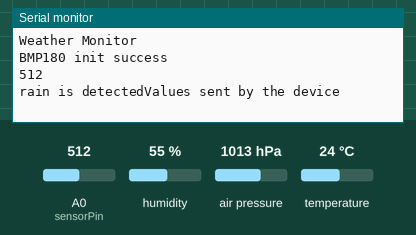
Recording of a sketch running on a simulated Arduino Uno, built with avr-gcc and run on an emulated ATmega328P. Parts: the last lines printed to the serial monitor. The test bench sets the inputs (shaded band); at power-on: A0 (sensorPin) = 512, humidity 55 %, air pressure 1013 hPa, temperature 24 °C.

Above: at 3.4 s.
3.5 s: A0 (sensorPin) set to 683
At 5.9 s:
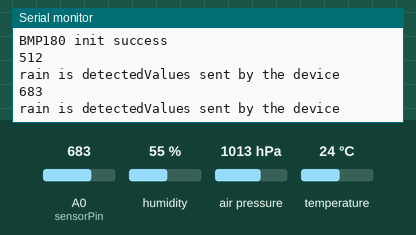
6.1 s: A0 (sensorPin) set to 714
At 8.7 s:
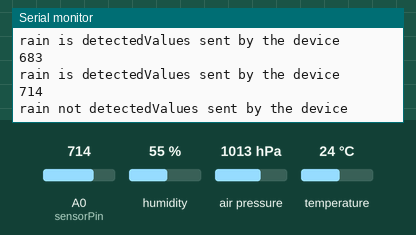
Timing chart, 0 to 10.2 s (numbered marks = the images above; inputs shaded):
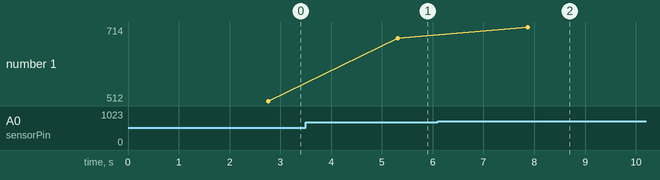

The sketch:

Weather_Station_With_Node_MCU.ino
```cpp
/****************************************
* Include Libraries
****************************************/

#include "Ubidots.h"
#include "DHT.h"        // including the library of DHT11 temperature and humidity sensor
#include <SFE_BMP180.h>
#include <Wire.h>


/****************************************
* Define Instances and Constants
****************************************/

const char* UBIDOTS_TOKEN = "BBFF-GH7wFrp9hSNQ0bMaiwAGTUebM3deal";  // Put here your Ubidots TOKEN
const char* WIFI_SSID = "NovaTech";      // Put here your Wi-Fi SSID
const char* WIFI_PASS = "1234meme";      // Put here your Wi-Fi password
int sensorPin = A0;    // input for rain sensor
int sensorValue = 0;  // variable to store the value coming from sensor Rain sensor

// You will need to create an SFE_BMP180 object, here called "pressure":

SFE_BMP180 pressure;
 #define DHTTYPE DHT11   // DHT 11
#define ALTITUDE 1795 //altitude of Nairobi in Meters

#define dht_dpin 0
Ubidots ubidots(UBIDOTS_TOKEN, UBI_HTTP);


DHT dht(dht_dpin, DHTTYPE);

void setup() {

  Serial.begin(9600);
  ubidots.wifiConnect(WIFI_SSID, WIFI_PASS);
  // ubidots.setDebug(true);  // Uncomment this line for printing debug  messages
  dht.begin();
  Serial.println("Weather Monitor\n\n");
  if (pressure.begin())
    Serial.println("BMP180 init success");
  else
  {
    // Oops, something went wrong, this is usually a connection problem,
    // see the comments at the top of this sketch for the proper connections.

    Serial.println("BMP180 init fail\n\n");
    while(1); // Pause forever.
  }
  delay(700);
}

float * BMP180_Readings(){
  float readings[4];
  char status;
  double T,P,p0,a;

  // Loop here getting pressure readings every 10 seconds.

  // If you want sea-level-compensated pressure, as used in weather reports,
  // you will need to know the altitude at which your measurements are taken.
  // We're using a constant called ALTITUDE in this sketch:


//  Serial.print(ALTITUDE*3.28084,0);
//  Serial.println(" feet");

  // If you want to measure altitude, and not pressure, you will instead need
  // to provide a known baseline pressure. This is shown at the end of the sketch.

  // You must first get a temperature measurement to perform a pressure reading.

  // Start a temperature measurement:
  // If request is successful, the number of ms to wait is returned.
  // If request is unsuccessful, 0 is returned.

  status = pressure.startTemperature();
  if (status != 0)
  {
    // Wait for the measurement to complete:
    delay(status);

    // Retrieve the completed temperature measurement:
    // Note that the measurement is stored in the variable T.
    // Function returns 1 if successful, 0 if failure.

    status = pressure.getTemperature(T);
    if (status != 0)
    {
      // Print out the measurement:
//      Serial.print("temperature: ");
//      Serial.print(T,2);
//      Serial.print(" deg C, ");
      readings[0]=T;


      // Start a pressure measurement:
      // The parameter is the oversampling setting, from 0 to 3 (highest res, longest wait).
      // If request is successful, the number of ms to wait is returned.
      // If request is unsuccessful, 0 is returned.

      status = pressure.startPressure(3);
      if (status != 0)
      {
        // Wait for the measurement to complete:
        delay(status);

        // Retrieve the completed pressure measurement:
        // Note that the measurement is stored in the variable P.
        // Note also that the function requires the previous temperature measurement (T).
        // (If temperature is stable, you can do one temperature measurement for a number of pressure measurements.)
        // Function returns 1 if successful, 0 if failure.

        status = pressure.getPressure(P,T);
        if (status != 0)
        {
          // Print out the measurement:
//          Serial.print("absolute pressure: ");
//          Serial.print(P,2);
//          Serial.print(" mb, ");
          readings[1]=P;


          // The pressure sensor returns abolute pressure, which varies with altitude.
          // To remove the effects of altitude, use the sealevel function and your current altitude.
          // This number is commonly used in weather reports.
          // Parameters: P = absolute pressure in mb, ALTITUDE = current altitude in m.
          // Result: p0 = sea-level compensated pressure in mb

          p0 = pressure.sealevel(P,ALTITUDE);
//          Serial.print("relative (sea-level) pressure: ");
//          Serial.print(p0,2);
//          Serial.print(" mb, ");
          readings[3]=p0;


          // On the other hand, if you want to determine your altitude from the pressure reading,
          // use the altitude function along with a baseline pressure (sea-level or other).
          // Parameters: P = absolute pressure in mb, p0 = baseline pressure in mb.
          // Result: a = altitude in m.

          a = pressure.altitude(P,p0);
//          Serial.print("computed altitude: ");
//          Serial.print(a,0);
//          Serial.print(" meters, ");
          readings[3]=a;

        }
        else Serial.println("error retrieving pressure measurement\n");
      }
      else Serial.println("error starting pressure measurement\n");
    }
    else Serial.println("error retrieving temperature measurement\n");
  }
  else Serial.println("error starting temperature measurement\n");


  delay(500);  // Pause for 5 seconds.
  return readings;
}


int send_to_ubidot(float Temperature=0, float Humidity=0,float Dewpoint=0, float Altitude=0, float Pressure=0, float Rain=0){
  ubidots.add("Temperature(c)", Temperature);
  ubidots.add("Humidity(%)", Humidity);
  ubidots.add("Altitude(m)", Altitude);
  ubidots.add("Pressure(mb)", Pressure);
  ubidots.add("Dew Point", Dewpoint);
  ubidots.add("Rain", Rain);

  bool bufferSent = false;
  bufferSent = ubidots.send(); // Will send data to a device label that matches the device Id

  if (bufferSent) {
  // Do something if values were sent properly
   Serial.println("Values sent by the device");
   return 1;
  }
  else{
    return 0;
  }
}

void loop() {
  float Humidity = dht.readHumidity();
    float Temperature = dht.readTemperature();
    //float F = dht.readTemperature(true);
    //float HiF = dht.computeHeatIndex(F, Humidity); //  read and compute heat index in Fahrenheit (the default)
  float Dew_point = (Temperature - (100 - Humidity) / 5);   //  dewpoint calculation using Celsius value
  //float DP = (Dew_point * 9 / 5) + 32;     //  converts dewPoint calculation to fahrenheit
//    Serial.print("Current humidity = ");
//    Serial.print(Humidity);
//    Serial.print("%  ");
//    Serial.print("temperature = ");
//    Serial.print(Temperature);
//    Serial.println("C  ");
//send_to_ubidot(float Temperature=0, float Humidity=0,float Dewpoint=0, float Altitude=0, float Pressure=0, float Rain=0)
float *BMP_Readings=BMP180_Readings();
float BMPTemperature=BMP_Readings[0];
float BMP_Absolute_Presure=BMP_Readings[1];
//float BMP_Relative_Pressure=BMP_Readings[2];
float BMP_Altitute=BMP_Readings[3];
int Rain=0;

sensorValue = analogRead(sensorPin);
Serial.println(sensorValue);


if (sensorValue< 700)
{
  Serial.print("rain is detected");
  Rain=1;
  }
  else

{
  Serial.print("rain not detected");
  Rain=0;
  }

  send_to_ubidot(Temperature,Humidity,Dew_point, BMP_Altitute, BMP_Absolute_Presure, Rain);
  delay(2000);
}
```

Measured:
- the behaviour switches between 699 and 700 on A0 (sensorPin) (found by bisection; images 1 and 2)
- after the input at 3.5 s, the serial monitor: prints a new line after 1.8 s (image 1)
- after the input at 6.1 s, the serial monitor: prints a new line after 1.8 s (image 2)
- plotted number 1: 512 → 683 after the input at 3.5 s, 683 → 714 after the input at 6.1 s
